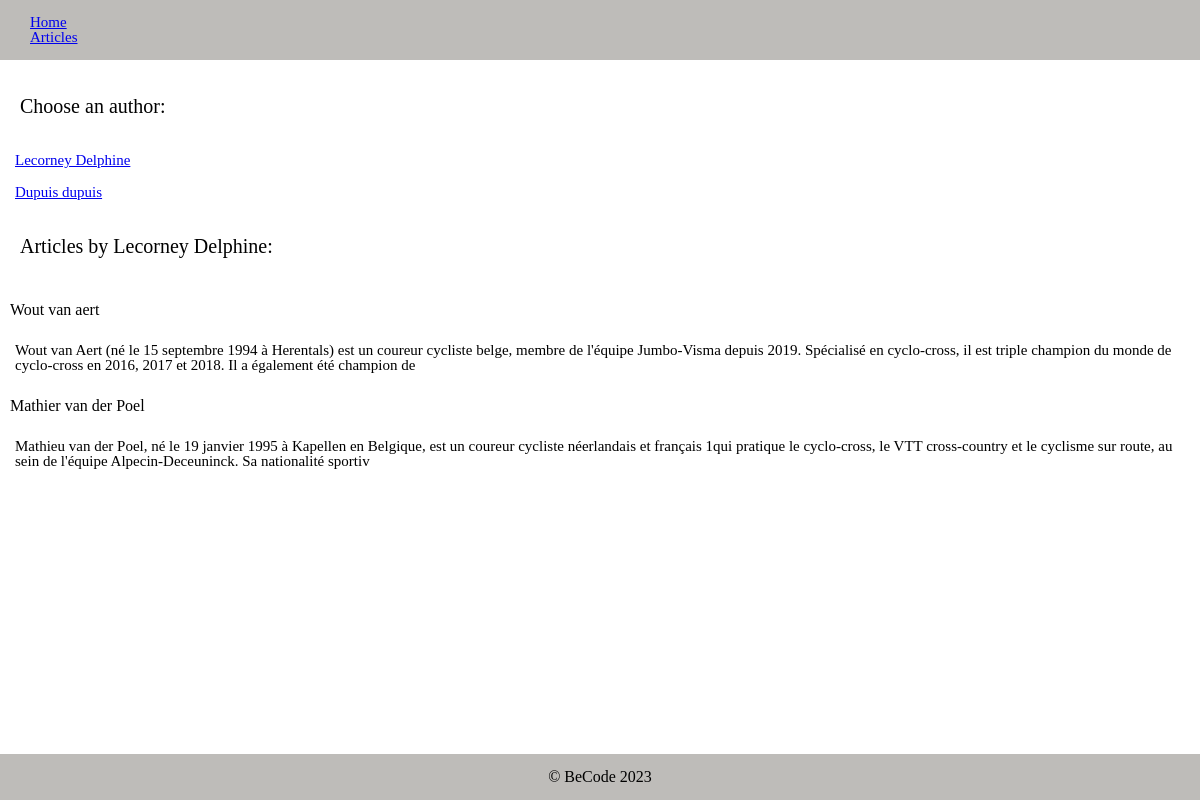
The page /index.php?page=articles-by-author&author=Lecorney+Delphine on the database as committed earlier.
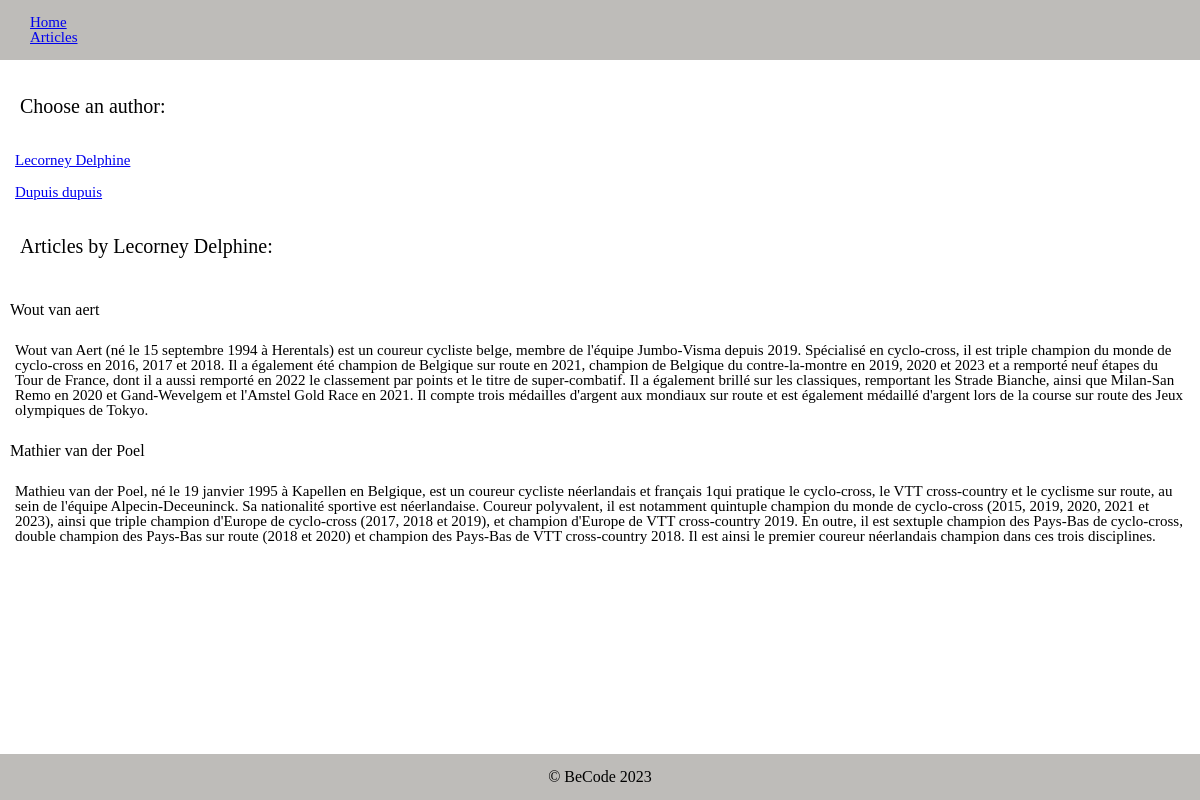
The same page on the database as committed later.
### tables this page shows
CREATE TABLE `articles` (
  `id` int(11) NOT NULL,
  `title` varchar(255) DEFAULT NULL,
  `description` text DEFAULT NULL,
  `publish_date` datetime DEFAULT NULL,
  `image_url` varchar(255) DEFAULT NULL,
  `author` varchar(255) DEFAULT NULL
);

### Controller/ArticleController.php (called while the page is built, shortened)
<?php
require_once 'Model/connect.php';
class ArticleController
{
    private $bdd;
    public function __construct()
    {
        $this->bdd = getConnectBdd();
    }
    public function getAuthors()
    {
        $statement = $this->bdd->query('SELECT DISTINCT author FROM articles');
        $authors = $statement->fetchAll(PDO::FETCH_COLUMN);
        return $authors;
    }
    public function articlesByAuthor()
    {
        $authors = $this->getAuthors();
        $author = $_GET['author'];
        $statement = $this->bdd->prepare('SELECT id, title, description, publish_date, image_url, author
                                          FROM articles
                                          WHERE author = :author');
        $statement->bindParam(':author', $author);
        $statement->execute();
        $dataArticles = $statement->fetchAll(PDO::FETCH_ASSOC);
        $articlesByAuthor = [];
        foreach ($dataArticles as $dataArticle) {
            $articlesByAuthor[] = new Article(
                $dataArticle['id'],
                $dataArticle['title'],
                $dataArticle['description'],
                $dataArticle['publish_date'],
                $dataArticle['image_url'] ?? '',
                $dataArticle['author']
            );
        }
        require 'View/articles/articles-by-author.php';
    }
}

### Model/connect.php (called while the page is built)
<?php
function getConnectBdd()
{
    try {
        $bdd = new PDO('mysql:dbname=mvc;host=localhost;charset=utf8', 'root');
        return $bdd;
    } catch (Exception $e) {
        die('Erreur : ' . $e->getMessage());
    }
}
?>

### Model/Article.php (called while the page is built, shortened)
<?php
class Article
{
    public string $title;
    public function __construct(int $id, string $title, ?string $description, ?string $publishDate, string $imageUrl, string $author)
    {
        $this->title = $title;
        $this->description = $description;
    }
    public function getTitle()
    {
        return $this->title;
    }
}

### View/articles/articles-by-author.php (the view)
<?php require 'View/includes/header.php'; ?>
<section>
    <br>
    <h2>Choose an author:</h2><br>
    <ul>
        <?php foreach ($authors as $author): ?>
            <li><a href="index.php?page=articles-by-author&author=<?= urlencode($author) ?>"><?= $author ?></a></li><br>
        <?php endforeach; ?>
    </ul>
    <?php if (isset($_GET['author'])): ?>
        <?php $selectedAuthor = $_GET['author']; ?>
        <?php if (!empty($articlesByAuthor)): ?>
            <h2>Articles by <?= $selectedAuthor ?>:</h2><br>
            <ul>
                <?php foreach ($articlesByAuthor as $article): ?>
                    <li>
                        <h3><?= $article->getTitle() ?></h3>
                        <p><?= $article->description ?></p>
                    </li>
                <?php endforeach; ?>
            </ul>
        <?php endif; ?>
    <?php endif; ?>
</section>
<?php require 'View/includes/footer.php'; ?>

Rows that differ between the two databases and show on the page:
changed articles "Wout van aert": description "…également été champion de" → "…également été champion de Belgique sur route en 2021, champion de Belgique du contre-la-montre en 2019, 2020 et 2023 et a remporté neuf étapes du Tour de France, dont il a aussi remporté en 2022 le classement par points et le titre de super-combatif. Il a également brillé sur les classiques, remportant les Strade Bianche, ainsi que Milan-San Remo en 2020 et Gand-Wevelgem et l'Amstel Gold Race en 2021. Il compte trois médailles d'argent aux mondiaux sur route et est également médaillé d'argent lors de la course sur route des Jeux olympiques de Tokyo."
changed articles "Mathier van der Poel": description "…l'équipe Alpecin-Deceuninck. Sa nationalité sportiv" → "…l'équipe Alpecin-Deceuninck. Sa nationalité sportive est néerlandaise. Coureur polyvalent, il est notamment quintuple champion du monde de cyclo-cross (2015, 2019, 2020, 2021 et 2023), ainsi que triple champion d'Europe de cyclo-cross (2017, 2018 et 2019), et champion d'Europe de VTT cross-country 2019. En outre, il est sextuple champion des Pays-Bas de cyclo-cross, double champion des Pays-Bas sur route (2018 et 2020) et champion des Pays-Bas de VTT cross-country 2018. Il est ainsi le premier coureur néerlandais champion dans ces trois disciplines."
